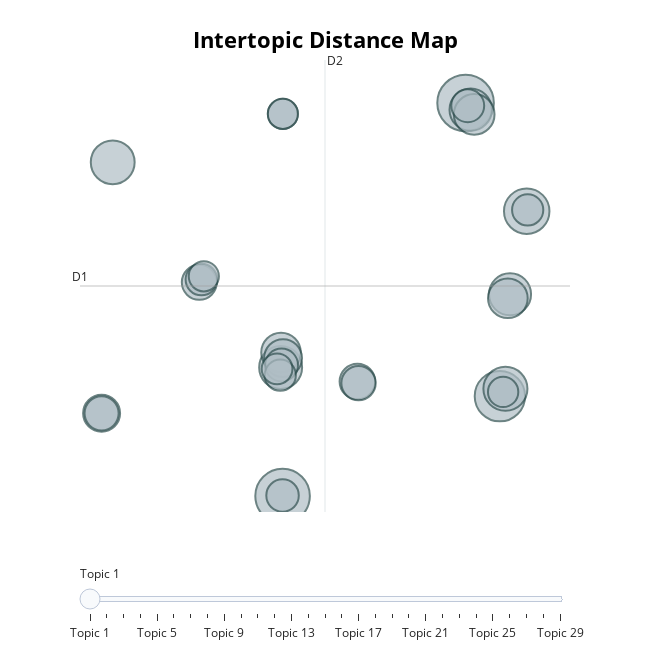

Notebook source saved alongside this figure:
### Code cell
topic_model.visualize_topics(top_n_topics=30)

### Figure 1 — Plotly figure (JSON) as saved in the notebook; plotly's stock layout.template omitted (floating-point values rounded to 4 significant figures)
{"data": [{"customdata": [[1, "bienes | valores | acciones | de bienes | inversiones", 358], [2, "la sociedad será | sociedad será | el objeto de | objeto de la | será", 333], [3, "importacion | comercializacion | exportacion | de | venta", 284], [4, "siguientes actividades servicios | actividades servicios | empresa tendrá por | la empresa tendrá | empresa tendrá", 231], [5, "obras | de obras | construcción | la construcción | ejecución", 217], [6, "sociedad tendrá por | la sociedad tendrá | sociedad tendrá | objeto desarrollar las | desarrollar las siguientes", 215], [7, "en almacenes | almacenes | será comercio al | será comercio | sociedad será comercio", 206], [8, "exportación | importación | importación exportación | comercialización | distribución", 201], [9, "chile | en chile | extranjero | el extranjero | en el extranjero", 198], [10, "transporte | el transporte | carga | transporte de | vehículos", 185], [11, "gestión | prestación de | empresas | prestación | prestación de servicios", 176], [12, "objeto desarrollar directamente | con otros las | otros las | otros las siguientes | desarrollar directamente por", 175], [13, "act | act empresariales de | act empresariales | actividades act | siguientes actividades act", 161], [14, "automotores | vehículos automotores | de vehículos automotores | de vehículos | vehículos", 153], [15, "belleza | de belleza | estética | peluquería | corporal", 142], [16, "carretera la empresa | carretera la | por carretera la | actividades transporte de | siguientes actividades transporte", 137], [17, "bebidas | establecimientos | comidas | alimentos | alcohólicas", 132], [18, "automotores | vehículos automotores | de vehículos automotores | automotores la empresa | de vehículos", 130], [19, "raíces | bienes | bienes raíces | valores | valores mobiliarios", 121], [20, "actividades act | siguientes actividades act | act | act empresariales de | act empresariales", 121], [21, "sociedad será comercializadora | será comercializadora | será comercializadora de | comercializadora | sociedad será comercializacion", 118], [22, "actividades construcción la | construcción la empresa | siguientes actividades construcción | actividades construcción | construcción la", 112], [23, "sociedad será transporte | será transporte | será transporte de | carretera el objeto | por carretera el", 109], [24, "sociedad será servicios | será servicios | será servicios de | de capacitación el | capacitación el objeto", 109], [25, "transporte | sociedad será transporte | será transporte | será transporte de | de transporte", 106], [26, "obras | construcción | de obras | la construcción | ejecución", 103], [27, "servicios la empresa | actividades otras actividades | siguientes actividades otras | actividades otras | de servicios la", 102], [28, "será venta al | sociedad será venta | será venta | comercios | en comercios", 101], [29, "actividades venta al | siguientes actividades venta | actividades venta | menor de | por menor de", 101]], "hovertemplate": "<b>Topic %{customdata[0]}</b><br>Words: %{customdata[1]}<br>Size: %{customdata[2]}", "legendgroup": "", "marker": {"color": "#B0BEC5", "line": {"color": "DarkSlateGrey", "width": 2}, "size": [358, 333, 284, 231, 217, 215, 206, 201, 198, 185, 176, 175, 161, 153, 142, 137, 132, 130, 121, 121, 118, 112, 109, 109, 106, 103, 102, 101, 101], "sizemode": "area", "sizeref": 0.2238, "symbol": "circle"}, "mode": "markers", "name": "", "orientation": "v", "showlegend": false, "type": "scatter", "x": [14.24, 2.395, 16.46, 18.19, 16.81, -8.597, 2.268, 14.57, 17.11, 14.79, 16.97, 2.293, 2.424, -9.316, 7.237, -2.993, 7.31, -9.316, 14.38, 2.328, 2.393, -2.856, 2.244, 18.25, 2.038, 16.67, -2.701, 2.412, 2.412], "xaxis": "x", "y": [13.89, -5.131, -0.2944, 8.659, 0.06022, 11.02, 1.093, 13.57, 4.637, 13.34, 4.446, 1.816, 1.547, -1.126, 0.4128, 5.214, 0.3395, -1.126, 13.76, 1.213, -5.103, 5.351, 0.7211, 8.721, 1.027, -0.09021, 5.505, 13.37, 13.37], "yaxis": "y"}], "layout": {"annotations": [{"showarrow": false, "text": "D1", "x": -10.71, "y": 5.037, "yshift": 10}, {"showarrow": false, "text": "D2", "x": 5.14, "xshift": 10, "y": 15.97}], "height": 650, "hoverlabel": {"bgcolor": "white", "font": {"family": "Rockwell", "size": 16}}, "legend": {"itemsizing": "constant", "tracegroupgap": 0}, "margin": {"t": 60}, "shapes": [{"line": {"color": "#CFD8DC", "width": 2}, "type": "line", "x0": 5.14, "x1": 5.14, "y0": -5.901, "y1": 15.97}, {"line": {"color": "#9E9E9E", "width": 2}, "type": "line", "x0": -10.71, "x1": 20.99, "y0": 5.037, "y1": 5.037}], "sliders": [{"active": 0, "pad": {"t": 50}, "steps": [{"args": [{"marker.color": [["red", "#B0BEC5", "#B0BEC5", "#B0BEC5", "#B0BEC5", "#B0BEC5", "#B0BEC5", "#B0BEC5", "#B0BEC5", "#B0BEC5", "#B0BEC5", "#B0BEC5", "#B0BEC5", "#B0BEC5", "#B0BEC5", "#B0BEC5", "#B0BEC5", "#B0BEC5", "#B0BEC5", "#B0BEC5", "#B0BEC5", "#B0BEC5", "#B0BEC5", "#B0BEC5", "#B0BEC5", "#B0BEC5", "#B0BEC5", "#B0BEC5", "#B0BEC5"]]}], "label": "Topic 1", "method": "update"}, {"args": [{"marker.color": [["#B0BEC5", "red", "#B0BEC5", "#B0BEC5", "#B0BEC5", "#B0BEC5", "#B0BEC5", "#B0BEC5", "#B0BEC5", "#B0BEC5", "#B0BEC5", "#B0BEC5", "#B0BEC5", "#B0BEC5", "#B0BEC5", "#B0BEC5", "#B0BEC5", "#B0BEC5", "#B0BEC5", "#B0BEC5", "#B0BEC5", "#B0BEC5", "#B0BEC5", "#B0BEC5", "#B0BEC5", "#B0BEC5", "#B0BEC5", "#B0BEC5", "#B0BEC5"]]}], "label": "Topic 2", "method": "update"}, {"args": [{"marker.color": [["#B0BEC5", "#B0BEC5", "red", "#B0BEC5", "#B0BEC5", "#B0BEC5", "#B0BEC5", "#B0BEC5", "#B0BEC5", "#B0BEC5", "#B0BEC5", "#B0BEC5", "#B0BEC5", "#B0BEC5", "#B0BEC5", "#B0BEC5", "#B0BEC5", "#B0BEC5", "#B0BEC5", "#B0BEC5", "#B0BEC5", "#B0BEC5", "#B0BEC5", "#B0BEC5", "#B0BEC5", "#B0BEC5", "#B0BEC5", "#B0BEC5", "#B0BEC5"]]}], "label": "Topic 3", "method": "update"}, {"args": [{"marker.color": [["#B0BEC5", "#B0BEC5", "#B0BEC5", "red", "#B0BEC5", "#B0BEC5", "#B0BEC5", "#B0BEC5", "#B0BEC5", "#B0BEC5", "#B0BEC5", "#B0BEC5", "#B0BEC5", "#B0BEC5", "#B0BEC5", "#B0BEC5", "#B0BEC5", "#B0BEC5", "#B0BEC5", "#B0BEC5", "#B0BEC5", "#B0BEC5", "#B0BEC5", "#B0BEC5", "#B0BEC5", "#B0BEC5", "#B0BEC5", "#B0BEC5", "#B0BEC5"]]}], "label": "Topic 4", "method": "update"}, {"args": [{"marker.color": [["#B0BEC5", "#B0BEC5", "#B0BEC5", "#B0BEC5", "red", "#B0BEC5", "#B0BEC5", "#B0BEC5", "#B0BEC5", "#B0BEC5", "#B0BEC5", "#B0BEC5", "#B0BEC5", "#B0BEC5", "#B0BEC5", "#B0BEC5", "#B0BEC5", "#B0BEC5", "#B0BEC5", "#B0BEC5", "#B0BEC5", "#B0BEC5", "#B0BEC5", "#B0BEC5", "#B0BEC5", "#B0BEC5", "#B0BEC5", "#B0BEC5", "#B0BEC5"]]}], "label": "Topic 5", "method": "update"}, {"args": [{"marker.color": [["#B0BEC5", "#B0BEC5", "#B0BEC5", "#B0BEC5", "#B0BEC5", "red", "#B0BEC5", "#B0BEC5", "#B0BEC5", "#B0BEC5", "#B0BEC5", "#B0BEC5", "#B0BEC5", "#B0BEC5", "#B0BEC5", "#B0BEC5", "#B0BEC5", "#B0BEC5", "#B0BEC5", "#B0BEC5", "#B0BEC5", "#B0BEC5", "#B0BEC5", "#B0BEC5", "#B0BEC5", "#B0BEC5", "#B0BEC5", "#B0BEC5", "#B0BEC5"]]}], "label": "Topic 6", "method": "update"}, {"args": [{"marker.color": [["#B0BEC5", "#B0BEC5", "#B0BEC5", "#B0BEC5", "#B0BEC5", "#B0BEC5", "red", "#B0BEC5", "#B0BEC5", "#B0BEC5", "#B0BEC5", "#B0BEC5", "#B0BEC5", "#B0BEC5", "#B0BEC5", "#B0BEC5", "#B0BEC5", "#B0BEC5", "#B0BEC5", "#B0BEC5", "#B0BEC5", "#B0BEC5", "#B0BEC5", "#B0BEC5", "#B0BEC5", "#B0BEC5", "#B0BEC5", "#B0BEC5", "#B0BEC5"]]}], "label": "Topic 7", "method": "update"}, {"args": [{"marker.color": [["#B0BEC5", "#B0BEC5", "#B0BEC5", "#B0BEC5", "#B0BEC5", "#B0BEC5", "#B0BEC5", "red", "#B0BEC5", "#B0BEC5", "#B0BEC5", "#B0BEC5", "#B0BEC5", "#B0BEC5", "#B0BEC5", "#B0BEC5", "#B0BEC5", "#B0BEC5", "#B0BEC5", "#B0BEC5", "#B0BEC5", "#B0BEC5", "#B0BEC5", "#B0BEC5", "#B0BEC5", "#B0BEC5", "#B0BEC5", "#B0BEC5", "#B0BEC5"]]}], "label": "Topic 8", "method": "update"}, {"args": [{"marker.color": [["#B0BEC5", "#B0BEC5", "#B0BEC5", "#B0BEC5", "#B0BEC5", "#B0BEC5", "#B0BEC5", "#B0BEC5", "red", "#B0BEC5", "#B0BEC5", "#B0BEC5", "#B0BEC5", "#B0BEC5", "#B0BEC5", "#B0BEC5", "#B0BEC5", "#B0BEC5", "#B0BEC5", "#B0BEC5", "#B0BEC5", "#B0BEC5", "#B0BEC5", "#B0BEC5", "#B0BEC5", "#B0BEC5", "#B0BEC5", "#B0BEC5", "#B0BEC5"]]}], "label": "Topic 9", "method": "update"}, {"args": [{"marker.color": [["#B0BEC5", "#B0BEC5", "#B0BEC5", "#B0BEC5", "#B0BEC5", "#B0BEC5", "#B0BEC5", "#B0BEC5", "#B0BEC5", "red", "#B0BEC5", "#B0BEC5", "#B0BEC5", "#B0BEC5", "#B0BEC5", "#B0BEC5", "#B0BEC5", "#B0BEC5", "#B0BEC5", "#B0BEC5", "#B0BEC5", "#B0BEC5", "#B0BEC5", "#B0BEC5", "#B0BEC5", "#B0BEC5", "#B0BEC5", "#B0BEC5", "#B0BEC5"]]}], "label": "Topic 10", "method": "update"}, {"args": [{"marker.color": [["#B0BEC5", "#B0BEC5", "#B0BEC5", "#B0BEC5", "#B0BEC5", "#B0BEC5", "#B0BEC5", "#B0BEC5", "#B0BEC5", "#B0BEC5", "red", "#B0BEC5", "#B0BEC5", "#B0BEC5", "#B0BEC5", "#B0BEC5", "#B0BEC5", "#B0BEC5", "#B0BEC5", "#B0BEC5", "#B0BEC5", "#B0BEC5", "#B0BEC5", "#B0BEC5", "#B0BEC5", "#B0BEC5", "#B0BEC5", "#B0BEC5", "#B0BEC5"]]}], "label": "Topic 11", "method": "update"}, {"args": [{"marker.color": [["#B0BEC5", "#B0BEC5", "#B0BEC5", "#B0BEC5", "#B0BEC5", "#B0BEC5", "#B0BEC5", "#B0BEC5", "#B0BEC5", "#B0BEC5", "#B0BEC5", "red", "#B0BEC5", "#B0BEC5", "#B0BEC5", "#B0BEC5", "#B0BEC5", "#B0BEC5", "#B0BEC5", "#B0BEC5", "#B0BEC5", "#B0BEC5", "#B0BEC5", "#B0BEC5", "#B0BEC5", "#B0BEC5", "#B0BEC5", "#B0BEC5", "#B0BEC5"]]}], "label": "Topic 12", "method": "update"}, {"args": [{"marker.color": [["#B0BEC5", "#B0BEC5", "#B0BEC5", "#B0BEC5", "#B0BEC5", "#B0BEC5", "#B0BEC5", "#B0BEC5", "#B0BEC5", "#B0BEC5", "#B0BEC5", "#B0BEC5", "red", "#B0BEC5", "#B0BEC5", "#B0BEC5", "#B0BEC5", "#B0BEC5", "#B0BEC5", "#B0BEC5", "#B0BEC5", "#B0BEC5", "#B0BEC5", "#B0BEC5", "#B0BEC5", "#B0BEC5", "#B0BEC5", "#B0BEC5", "#B0BEC5"]]}], "label": "Topic 13", "method": "update"}, {"args": [{"marker.color": [["#B0BEC5", "#B0BEC5", "#B0BEC5", "#B0BEC5", "#B0BEC5", "#B0BEC5", "#B0BEC5", "#B0BEC5", "#B0BEC5", "#B0BEC5", "#B0BEC5", "#B0BEC5", "#B0BEC5", "red", "#B0BEC5", "#B0BEC5", "#B0BEC5", "#B0BEC5", "#B0BEC5", "#B0BEC5", "#B0BEC5", "#B0BEC5", "#B0BEC5", "#B0BEC5", "#B0BEC5", "#B0BEC5", "#B0BEC5", "#B0BEC5", "#B0BEC5"]]}], "label": "Topic 14", "method": "update"}, {"args": [{"marker.color": [["#B0BEC5", "#B0BEC5", "#B0BEC5", "#B0BEC5", "#B0BEC5", "#B0BEC5", "#B0BEC5", "#B0BEC5", "#B0BEC5", "#B0BEC5", "#B0BEC5", "#B0BEC5", "#B0BEC5", "#B0BEC5", "red", "#B0BEC5", "#B0BEC5", "#B0BEC5", "#B0BEC5", "#B0BEC5", "#B0BEC5", "#B0BEC5", "#B0BEC5", "#B0BEC5", "#B0BEC5", "#B0BEC5", "#B0BEC5", "#B0BEC5", "#B0BEC5"]]}], "label": "Topic 15", "method": "update"}, {"args": [{"marker.color": [["#B0BEC5", "#B0BEC5", "#B0BEC5", "#B0BEC5", "#B0BEC5", "#B0BEC5", "#B0BEC5", "#B0BEC5", "#B0BEC5", "#B0BEC5", "#B0BEC5", "#B0BEC5", "#B0BEC5", "#B0BEC5", "#B0BEC5", "red", "#B0BEC5", "#B0BEC5", "#B0BEC5", "#B0BEC5", "#B0BEC5", "#B0BEC5", "#B0BEC5", "#B0BEC5", "#B0BEC5", "#B0BEC5", "#B0BEC5", "#B0BEC5", "#B0BEC5"]]}], "label": "Topic 16", "method": "update"}, {"args": [{"marker.color": [["#B0BEC5", "#B0BEC5", "#B0BEC5", "#B0BEC5", "#B0BEC5", "#B0BEC5", "#B0BEC5", "#B0BEC5", "#B0BEC5", "#B0BEC5", "#B0BEC5", "#B0BEC5", "#B0BEC5", "#B0BEC5", "#B0BEC5", "#B0BEC5", "red", "#B0BEC5", "#B0BEC5", "#B0BEC5", "#B0BEC5", "#B0BEC5", "#B0BEC5", "#B0BEC5", "#B0BEC5", "#B0BEC5", "#B0BEC5", "#B0BEC5", "#B0BEC5"]]}], "label": "Topic 17", "method": "update"}, {"args": [{"marker.color": [["#B0BEC5", "#B0BEC5", "#B0BEC5", "#B0BEC5", "#B0BEC5", "#B0BEC5", "#B0BEC5", "#B0BEC5", "#B0BEC5", "#B0BEC5", "#B0BEC5", "#B0BEC5", "#B0BEC5", "#B0BEC5", "#B0BEC5", "#B0BEC5", "#B0BEC5", "red", "#B0BEC5", "#B0BEC5", "#B0BEC5", "#B0BEC5", "#B0BEC5", "#B0BEC5", "#B0BEC5", "#B0BEC5", "#B0BEC5", "#B0BEC5", "#B0BEC5"]]}], "label": "Topic 18", "method": "update"}, {"args": [{"marker.color": [["#B0BEC5", "#B0BEC5", "#B0BEC5", "#B0BEC5", "#B0BEC5", "#B0BEC5", "#B0BEC5", "#B0BEC5", "#B0BEC5", "#B0BEC5", "#B0BEC5", "#B0BEC5", "#B0BEC5", "#B0BEC5", "#B0BEC5", "#B0BEC5", "#B0BEC5", "#B0BEC5", "red", "#B0BEC5", "#B0BEC5", "#B0BEC5", "#B0BEC5", "#B0BEC5", "#B0BEC5", "#B0BEC5", "#B0BEC5", "#B0BEC5", "#B0BEC5"]]}], "label": "Topic 19", "method": "update"}, {"args": [{"marker.color": [["#B0BEC5", "#B0BEC5", "#B0BEC5", "#B0BEC5", "#B0BEC5", "#B0BEC5", "#B0BEC5", "#B0BEC5", "#B0BEC5", "#B0BEC5", "#B0BEC5", "#B0BEC5", "#B0BEC5", "#B0BEC5", "#B0BEC5", "#B0BEC5", "#B0BEC5", "#B0BEC5", "#B0BEC5", "red", "#B0BEC5", "#B0BEC5", "#B0BEC5", "#B0BEC5", "#B0BEC5", "#B0BEC5", "#B0BEC5", "#B0BEC5", "#B0BEC5"]]}], "label": "Topic 20", "method": "update"}, {"args": [{"marker.color": [["#B0BEC5", "#B0BEC5", "#B0BEC5", "#B0BEC5", "#B0BEC5", "#B0BEC5", "#B0BEC5", "#B0BEC5", "#B0BEC5", "#B0BEC5", "#B0BEC5", "#B0BEC5", "#B0BEC5", "#B0BEC5", "#B0BEC5", "#B0BEC5", "#B0BEC5", "#B0BEC5", "#B0BEC5", "#B0BEC5", "red", "#B0BEC5", "#B0BEC5", "#B0BEC5", "#B0BEC5", "#B0BEC5", "#B0BEC5", "#B0BEC5", "#B0BEC5"]]}], "label": "Topic 21", "method": "update"}, {"args": [{"marker.color": [["#B0BEC5", "#B0BEC5", "#B0BEC5", "#B0BEC5", "#B0BEC5", "#B0BEC5", "#B0BEC5", "#B0BEC5", "#B0BEC5", "#B0BEC5", "#B0BEC5", "#B0BEC5", "#B0BEC5", "#B0BEC5", "#B0BEC5", "#B0BEC5", "#B0BEC5", "#B0BEC5", "#B0BEC5", "#B0BEC5", "#B0BEC5", "red", "#B0BEC5", "#B0BEC5", "#B0BEC5", "#B0BEC5", "#B0BEC5", "#B0BEC5", "#B0BEC5"]]}], "label": "Topic 22", "method": "update"}, {"args": [{"marker.color": [["#B0BEC5", "#B0BEC5", "#B0BEC5", "#B0BEC5", "#B0BEC5", "#B0BEC5", "#B0BEC5", "#B0BEC5", "#B0BEC5", "#B0BEC5", "#B0BEC5", "#B0BEC5", "#B0BEC5", "#B0BEC5", "#B0BEC5", "#B0BEC5", "#B0BEC5", "#B0BEC5", "#B0BEC5", "#B0BEC5", "#B0BEC5", "#B0BEC5", "red", "#B0BEC5", "#B0BEC5", "#B0BEC5", "#B0BEC5", "#B0BEC5", "#B0BEC5"]]}], "label": "Topic 23", "method": "update"}, {"args": [{"marker.color": [["#B0BEC5", "#B0BEC5", "#B0BEC5", "#B0BEC5", "#B0BEC5", "#B0BEC5", "#B0BEC5", "#B0BEC5", "#B0BEC5", "#B0BEC5", "#B0BEC5", "#B0BEC5", "#B0BEC5", "#B0BEC5", "#B0BEC5", "#B0BEC5", "#B0BEC5", "#B0BEC5", "#B0BEC5", "#B0BEC5", "#B0BEC5", "#B0BEC5", "#B0BEC5", "red", "#B0BEC5", "#B0BEC5", "#B0BEC5", "#B0BEC5", "#B0BEC5"]]}], "label": "Topic 24", "method": "update"}, {"args": [{"marker.color": [["#B0BEC5", "#B0BEC5", "#B0BEC5", "#B0BEC5", "#B0BEC5", "#B0BEC5", "#B0BEC5", "#B0BEC5", "#B0BEC5", "#B0BEC5", "#B0BEC5", "#B0BEC5", "#B0BEC5", "#B0BEC5", "#B0BEC5", "#B0BEC5", "#B0BEC5", "#B0BEC5", "#B0BEC5", "#B0BEC5", "#B0BEC5", "#B0BEC5", "#B0BEC5", "#B0BEC5", "red", "#B0BEC5", "#B0BEC5", "#B0BEC5", "#B0BEC5"]]}], "label": "Topic 25", "method": "update"}, {"args": [{"marker.color": [["#B0BEC5", "#B0BEC5", "#B0BEC5", "#B0BEC5", "#B0BEC5", "#B0BEC5", "#B0BEC5", "#B0BEC5", "#B0BEC5", "#B0BEC5", "#B0BEC5", "#B0BEC5", "#B0BEC5", "#B0BEC5", "#B0BEC5", "#B0BEC5", "#B0BEC5", "#B0BEC5", "#B0BEC5", "#B0BEC5", "#B0BEC5", "#B0BEC5", "#B0BEC5", "#B0BEC5", "#B0BEC5", "red", "#B0BEC5", "#B0BEC5", "#B0BEC5"]]}], "label": "Topic 26", "method": "update"}, {"args": [{"marker.color": [["#B0BEC5", "#B0BEC5", "#B0BEC5", "#B0BEC5", "#B0BEC5", "#B0BEC5", "#B0BEC5", "#B0BEC5", "#B0BEC5", "#B0BEC5", "#B0BEC5", "#B0BEC5", "#B0BEC5", "#B0BEC5", "#B0BEC5", "#B0BEC5", "#B0BEC5", "#B0BEC5", "#B0BEC5", "#B0BEC5", "#B0BEC5", "#B0BEC5", "#B0BEC5", "#B0BEC5", "#B0BEC5", "#B0BEC5", "red", "#B0BEC5", "#B0BEC5"]]}], "label": "Topic 27", "method": "update"}, {"args": [{"marker.color": [["#B0BEC5", "#B0BEC5", "#B0BEC5", "#B0BEC5", "#B0BEC5", "#B0BEC5", "#B0BEC5", "#B0BEC5", "#B0BEC5", "#B0BEC5", "#B0BEC5", "#B0BEC5", "#B0BEC5", "#B0BEC5", "#B0BEC5", "#B0BEC5", "#B0BEC5", "#B0BEC5", "#B0BEC5", "#B0BEC5", "#B0BEC5", "#B0BEC5", "#B0BEC5", "#B0BEC5", "#B0BEC5", "#B0BEC5", "#B0BEC5", "red", "#B0BEC5"]]}], "label": "Topic 28", "method": "update"}, {"args": [{"marker.color": [["#B0BEC5", "#B0BEC5", "#B0BEC5", "#B0BEC5", "#B0BEC5", "#B0BEC5", "#B0BEC5", "#B0BEC5", "#B0BEC5", "#B0BEC5", "#B0BEC5", "#B0BEC5", "#B0BEC5", "#B0BEC5", "#B0BEC5", "#B0BEC5", "#B0BEC5", "#B0BEC5", "#B0BEC5", "#B0BEC5", "#B0BEC5", "#B0BEC5", "#B0BEC5", "#B0BEC5", "#B0BEC5", "#B0BEC5", "#B0BEC5", "#B0BEC5", "red"]]}], "label": "Topic 29", "method": "update"}]}], "title": {"font": {"color": "Black", "size": 22}, "text": "<b>Intertopic Distance Map", "x": 0.5, "xanchor": "center", "y": 0.95, "yanchor": "top"}, "width": 650, "xaxis": {"anchor": "y", "domain": [0, 1], "range": [-10.71, 20.99], "title": {"text": ""}, "visible": false}, "yaxis": {"anchor": "x", "domain": [0, 1], "range": [-5.901, 15.97], "title": {"text": ""}, "visible": false}}}
